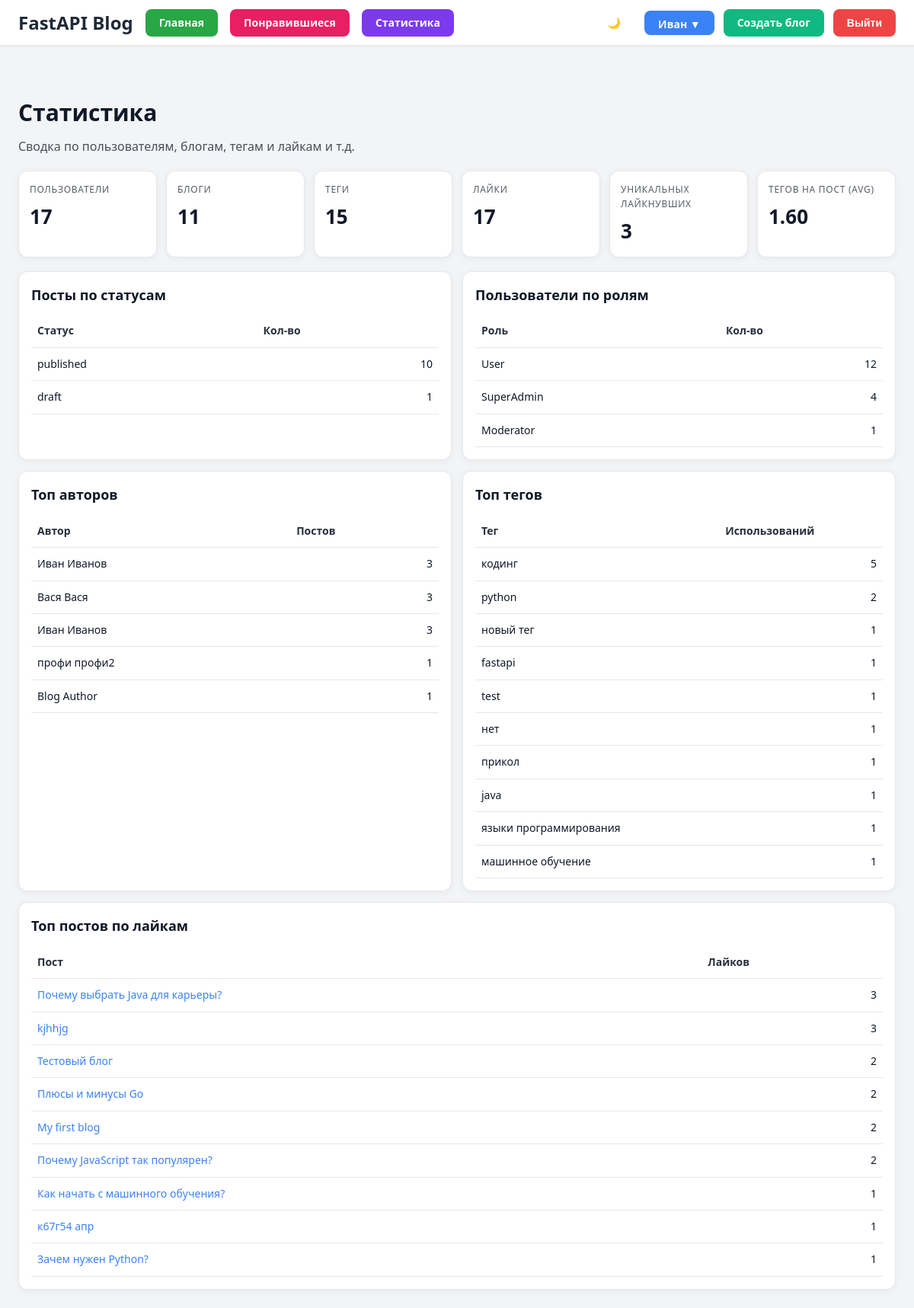
The app's page /stats/ (signed in) with its own data.
### app/auth/models.py (models this page shows, shortened)
class User(Base):
    phone_number: Mapped[str_uniq]
    first_name: Mapped[str]
    last_name: Mapped[str]
    email: Mapped[str_uniq]
    password: Mapped[str]
    role_id: Mapped[int] = mapped_column(
        ForeignKey("roles.id"), default=1, server_default=text("1")
    )
    role: Mapped["Role"] = relationship("Role", back_populates="users", lazy="joined")
    blogs: Mapped[list["Blog"]] = relationship(back_populates="user")

class Role(Base):
    name: Mapped[str_uniq]
    users: Mapped[list["User"]] = relationship(back_populates="role")

### app/api/models.py (models this page shows)
class Tag(Base):
    name: Mapped[str] = mapped_column(String(50), unique=True)
    blogs: Mapped[list["Blog"]] = relationship(
        secondary="blog_tags", back_populates="tags"
    )

class Blog(Base):
    title: Mapped[str_uniq]
    author: Mapped[int] = mapped_column(ForeignKey("users.id"), nullable=False)
    user: Mapped["User"] = relationship("User", back_populates="blogs")
    content: Mapped[str] = mapped_column(Text)
    short_description: Mapped[str] = mapped_column(Text)
    status: Mapped[str] = mapped_column(default="published", server_default="published")
    tags: Mapped[list["Tag"]] = relationship(
        secondary="blog_tags", back_populates="blogs"
    )

### app/stats/router.py (the view)
@router.get("/stats/")
async def stats_page(
    request: Request,
    user_data: User = Depends(get_current_user),
    session: AsyncSession = SessionDep,
):
    stats = await compute_stats(session)
    context = {**_build_common_context(request, user_data), "stats": stats}
    return templates.TemplateResponse(request, "stats.html", context)

### app/templates/stats.html (shortened to what this page needs)
{% extends "base.html" %}
{% block head_extra %}
<link rel="stylesheet" href="/static/css/stats.css">
{% endblock %}
{% block content %}
<div class="stats-page">
    <div class="stats-header">
        <h1>Статистика</h1>
        <p class="stats-subtitle">Сводка по пользователям, блогам, тегам и лайкам и т.д.</p>
    </div>
    <section class="kpi-grid">
        <div class="kpi-card">
            <div class="kpi-label">Пользователи</div>
            <div class="kpi-value">{{ stats.users_total }}</div>
        </div>
        <div class="kpi-card">
            <div class="kpi-label">Блоги</div>
            <div class="kpi-value">{{ stats.blogs_total }}</div>
        </div>
        <div class="kpi-card">
            <div class="kpi-label">Теги</div>
            <div class="kpi-value">{{ stats.tags_total }}</div>
        </div>
        <div class="kpi-card">
            <div class="kpi-label">Лайки</div>
            <div class="kpi-value">{{ stats.likes_total }}</div>
        </div>
        <div class="kpi-card">
            <div class="kpi-label">Уникальных лайкнувших</div>
            <div class="kpi-value">{{ stats.unique_likers }}</div>
        </div>
        <div class="kpi-card">
            <div class="kpi-label">Тегов на пост (avg)</div>
            <div class="kpi-value">{{ "%.2f"|format(stats.avg_tags_per_blog) }}</div>
        </div>
    </section>
    <section class="stats-grid">
        <div class="panel">
            <h2>Посты по статусам</h2>
            <table class="table">
                <thead>
                    <tr><th>Статус</th><th class="right">Кол-во</th></tr>
                </thead>
                <tbody>
                {% for row in stats.blogs_by_status %}
                    <tr><td>{{ row.status }}</td><td class="right">{{ row.count }}</td></tr>
                {% endfor %}
                </tbody>
            </table>
        </div>
        <div class="panel">
            <h2>Пользователи по ролям</h2>
            <table class="table">
                <thead>
                    <tr><th>Роль</th><th class="right">Кол-во</th></tr>
                </thead>
                <tbody>
                {% for row in stats.roles_breakdown %}
                    <tr><td>{{ row.role }}</td><td class="right">{{ row.count }}</td></tr>
                {% endfor %}
                </tbody>
            </table>
        </div>
        <div class="panel">
            <h2>Топ авторов</h2>
            <table class="table">
                <thead>
                    <tr><th>Автор</th><th class="right">Постов</th></tr>
                </thead>
                <tbody>
                {% for row in stats.top_authors %}
                    <tr><td>{{ row.author_name }}</td><td class="right">{{ row.posts_cnt }}</td></tr>
                {% endfor %}
                </tbody>
            </table>
        </div>
        <div class="panel">
            <h2>Топ тегов</h2>
            <table class="table">
                <thead>
                    <tr><th>Тег</th><th class="right">Использований</th></tr>
                </thead>
                <tbody>
                {% for row in stats.top_tags %}
                    <tr><td>{{ row.tag }}</td><td class="right">{{ row.uses }}</td></tr>
                {% endfor %}
                </tbody>
            </table>
        </div>
        <div class="panel panel-wide">
            <h2>Топ постов по лайкам</h2>
            <table class="table">
                <thead>
                    <tr><th>Пост</th><th class="right">Лайков</th></tr>
                </thead>
                <tbody>
                {% if stats.top_posts_by_likes %}
                {% for row in stats.top_posts_by_likes %}
                    <tr>
                        <td><a href="/blogs/{{ row.post_id }}/">{{ row.title }}</a></td>
                        <td class="right">{{ row.likes }}</td>
                    </tr>
                {% endfor %}
                {% else %}
                    <tr>
                        <td colspan="2">Нет данных (в likes.json нет лайков по существующим постам).</td>
                    </tr>
                {% endif %}
                </tbody>
            </table>
        </div>
    </section>
</div>
{% endblock %}

### app/templates/base.html (shortened to what this page needs)
<!DOCTYPE html>
<html lang="ru">
<head>
    <link rel="stylesheet" href="/static/css/posts.css">
    <link rel="stylesheet" href="/static/css/base.css">
    {% block head_extra %}{% endblock %}
</head>
<body>
{% block header %}
<header class="topbar">
    <div class="topbar-content">
        <div class="logo-section">
            <a href="/" class="logo">FastAPI Blog</a>
            <a href="/" class="button home-button">Главная</a>
            {% if current_user %}
            <a href="/blogs/liked/" class="button liked-button">Понравившиеся</a>
            <a href="/stats/" class="button stats-button">Статистика</a>
            {% endif %}
        </div>
        <div class="auth-controls">
            <button id="theme-toggle" class="theme-toggle" aria-label="Переключить тему">
                <span id="theme-icon">🌙</span>
            </button>
            {% if current_user %}
                <div class="profile-dropdown" id="profile-dropdown">
                    <a href="/profile/" class="button profile-button" id="profile-button">{{ current_user.first_name }} ▼</a>
                </div>
                <a href="/blogs/create/" class="button success">Создать блог</a>
                <form action="/auth/logout/" method="post" class="inline-form">
                    <button type="submit" class="button danger">Выйти</button>
                </form>
            {% else %}
                <a href="/auth/?mode=login" class="button primary">Войти</a>
                <a href="/auth/?mode=register" class="button secondary">Зарегистрироваться</a>
            {% endif %}
        </div>
    </div>
</header>
{% endblock %}
<main>
    {% block content %}{% endblock %}
</main>
</body>
</html>

### app/static/css/posts.css (style rules this page uses)
:root { --primary-color: #1a1a1a; --secondary-color: #666; --accent-color: #2196F3; --background-color: #fafafa; --tag-bg: #f0f0f0; --tag-hover-bg: #1976D2; --tag-hover-text: #fff; --max-width: 1200px; --content-bg: white; --border-color: #f0f0f0; --excerpt-color: #444; --shadow: rgba(0, 0, 0, 0.05); --card-bg: #ffffff; --card-shadow: 0 2px 8px rgba(0, 0, 0, 0.08); --card-shadow-hover: 0 4px 16px rgba(0, 0, 0, 0.12); --card-border: #e5e7eb; --card-divider: #e5e7eb; --search-input-border: #d1d5db; }
body { font-family: -apple-system, BlinkMacSystemFont, Segoe UI, Roboto, Helvetica Neue, Arial, sans-serif; line-height: 1.6; color: var(--primary-color); margin: 0; padding: 20px; background: var(--background-color); transition: background-color 0.3s ease, color 0.3s ease; }

### app/static/css/base.css (style rules this page uses)
:root { --bg-color: #f3f4f6; --text-color: #111827; --topbar-bg: #fff; --topbar-border: #e5e7eb; --logo-color: #1f2937; --user-name-color: #1f2937; --shadow: rgba(0, 0, 0, 0.05); --secondary-button-bg: #fff; --secondary-button-hover: #eff6ff; }
* { margin: 0; padding: 0; box-sizing: border-box; }
body { background: var(--bg-color); font-family: 'Segoe UI', Tahoma, Geneva, Verdana, sans-serif; color: var(--text-color); margin: 0; padding: 0; transition: background-color 0.3s ease, color 0.3s ease; }
.topbar { background: var(--topbar-bg); border-bottom: 1px solid var(--topbar-border); position: sticky; top: 0; z-index: 1000; box-shadow: 0 1px 3px var(--shadow); width: 100%; margin: 0; padding: 0; left: 0; right: 0; transition: background-color 0.3s ease, border-color 0.3s ease; height: 60px; overflow: visible; box-sizing: border-box; }
.topbar-content { width: 100%; margin: 0; padding: 14px 24px; display: flex; align-items: center; justify-content: space-between; height: 60px; box-sizing: border-box; }
.topbar .logo { font-weight: 800; color: var(--logo-color); text-decoration: none; font-size: 24px; line-height: 1; transition: color 0.3s ease; display: flex; align-items: center; height: 100%; }
.auth-controls { display: flex; align-items: center; gap: 12px; height: 100%; flex-shrink: 0; }
.theme-toggle { background: var(--topbar-bg); border: 2px solid var(--topbar-border); border-radius: 50%; width: 40px; height: 40px; display: flex; align-items: center; justify-content: center; cursor: pointer; font-size: 28px; transition: all 0.3s ease; margin-right: 8px; }
#theme-icon { display: flex; align-items: center; justify-content: center; }
.button { padding: 10px 18px; border-radius: 8px; border: none; text-decoration: none; cursor: pointer; font-weight: 600; font-size: 14px; transition: all 0.3s; display: inline-block; line-height: 1.2; box-sizing: border-box; }
.button.success { background: #10b981; color: #fff; }
.button.danger { background: #ef4444; color: #fff; }
.auth-controls button { padding: 10px 18px; border-radius: 8px; border: none; cursor: pointer; font-weight: 600; font-size: 14px; transition: all 0.3s; line-height: 1.2; box-sizing: border-box; height: auto; }
.inline-form { margin: 0; }
header { padding: 0; margin: 0; height: 60px; overflow: visible; box-sizing: border-box; }
header.topbar { height: 60px !important; }
header .topbar-content { height: 60px !important; }
main { padding-top: 20px; }
.profile-dropdown { position: relative; display: inline-block; z-index: 1001; }
.profile-button { background: #3b82f6; color: white; position: relative; height: auto; max-height: 32px; box-sizing: border-box; }
.liked-button { background: #e91e63; color: white; }
.stats-button { background: #7c3aed; color: white; }
.logo-section { display: flex; align-items: center; gap: 16px; height: 100%; flex-shrink: 0; }
.home-button { background: #28a745; color: white; }

### records on screen
User: first_name "Иван"
Role: role "User", count "12"
Role: role "SuperAdmin", count "4"
Role: role "Moderator", count "1"
Tag: tag "кодинг", uses "5"
Tag: tag "python", uses "2"
Tag: tag "новый тег", uses "1"
Tag: tag "fastapi", uses "1"
Tag: tag "test", uses "1"
Tag: tag "нет", uses "1"
Tag: tag "прикол", uses "1"
Tag: tag "java", uses "1"
Tag: tag "языки программирования", uses "1"
Tag: tag "машинное обучение", uses "1"
Blog: title "Почему выбрать Java для карьеры?", likes "3"
Blog: title "kjhhjg", likes "3"
Blog: title "Тестовый блог", likes "2"
Blog: title "Плюсы и минусы Go", likes "2"
Blog: title "My first blog", likes "2"
Blog: title "Почему JavaScript так популярен?", likes "2"
Blog: title "Как начать с машинного обучения?", likes "1"
Blog: title "к67г54 апр", likes "1"
Blog: title "Зачем нужен Python?", likes "1"

### other values on screen
{{ stats.users_total }} "17"
{{ stats.blogs_total }} "11"
{{ stats.tags_total }} "15"
{{ stats.likes_total }} "17"
{{ stats.unique_likers }} "3"
{{ "%.2f"|format(stats.avg_tags_per_blog) }} "1.60"
{{ row.status }} "published" "draft"
{{ row.count }} "10" "1"
{{ row.author_name }} "Иван Иванов" "Вася Вася" "Иван Иванов" "профи профи2" "Blog Author"
{{ row.posts_cnt }} "3" "3" "3" "1" "1"
